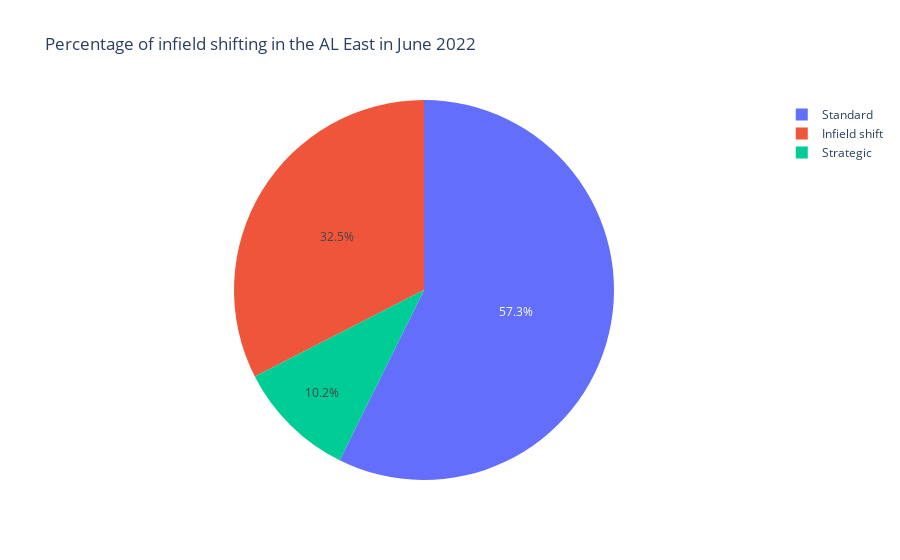

Here is the notebook cell this chart was saved with:
### Markdown cell above
In our baseball data here, we have 92 columns of data describing each pitch. In the previous notebook, we looked at only a few of those columns. Now we'll introduce more data, more techniques, and then let you get creative answering some more questions.

## Infield alignment

As data has became so prevalent in the sport of baseball, many aspects of the game have noticably changed. One that's been quite visible when watching the game in the past few years is the [infield shift](https://en.wikipedia.org/wiki/Infield_shift). The gist of the strategy is to position the infielders in areas of the diamond that will increase their chances of making an out. This is done for each batter, and starts with looking at the batter's hitting tendencies over a certain timeframe (i.e. career, season, month) and placing the infielders where the ball is most likely to get hit. MLB uses specific criteria to define each type of shift, but details can be found [here](https://www.mlb.com/glossary/statcast/shifts).

We can start by looking at how frequently infield shifting occurs in this dataset:

### Code cell
if_shift_perc = pitch_data['if_fielding_alignment'].value_counts(normalize=True) # Look at each option in `if_fielding_alignment` and calculate its percentage of the whole

# In pie chart form
px.pie(values=if_shift_perc, names=if_shift_perc.index, title='Percentage of infield shifting in the AL East in June 2022')

### Figure 1 — Plotly figure (JSON) as saved in the notebook; plotly's stock layout.template omitted (floating-point values rounded to 4 significant figures)
{"data": [{"domain": {"x": [0, 1], "y": [0, 1]}, "hovertemplate": "label=%{label}<br>value=%{value}<extra></extra>", "labels": ["Standard", "Infield shift", "Strategic"], "legendgroup": "", "name": "", "showlegend": true, "type": "pie", "values": [0.5732, 0.3252, 0.1016]}], "layout": {"autosize": true, "legend": {"tracegroupgap": 0}, "title": {"text": "Percentage of infield shifting in the AL East in June 2022"}}}
